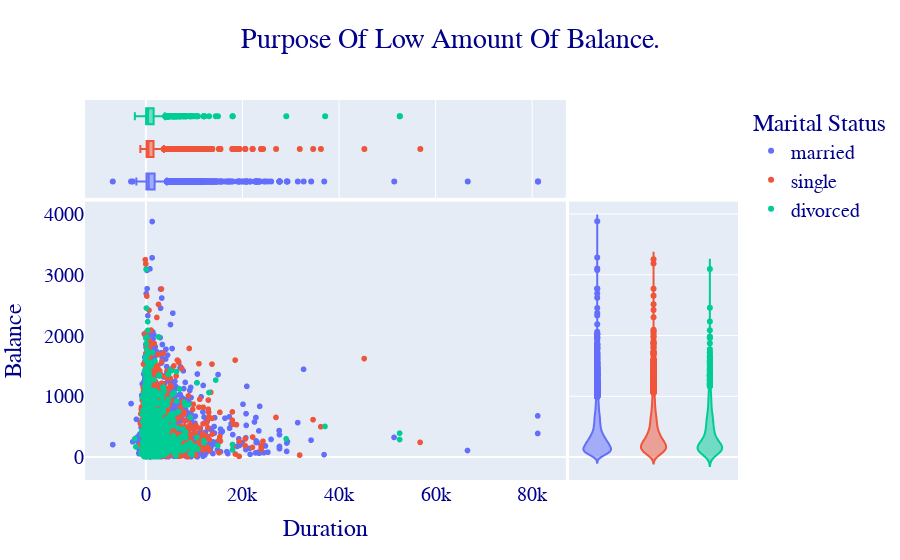

Here is the notebook cell this chart was saved with:
### Code cell
fig = px.scatter(df, x="balance", y="duration", color="marital", 
                 marginal_x="box", marginal_y="violin",
                  title="Click on the legend items!")
fig.update_layout(
    title={
         'text': "Purpose Of Low Amount Of Balance.",
            'y':0.95,
            'x':0.5,
            'xanchor': 'center',
            'yanchor': 'top'},
    xaxis_title="Duration",
    yaxis_title=" Balance",
    legend_title="Marital Status",
    font=dict(
        family="Arial",
        size=20,
        color="DarkBlue"
    )
)
fig.update_layout(xaxis=dict(showgrid=False),
              yaxis=dict(showgrid=False)
)
fig.show()

### Figure 1 — Plotly figure (JSON) as saved in the notebook; plotly's stock layout.template omitted (floating-point values rounded to 4 significant figures; data arrays with more than 128 entries replaced by an {"elided": "..."} marker saying what was removed)
{"data": [{"hovertemplate": "marital=married<br>balance=%{x}<br>duration=%{y}<extra></extra>", "legendgroup": "married", "marker": {"color": "#636efa", "symbol": "circle"}, "mode": "markers", "name": "married", "showlegend": true, "type": "scattergl", "x": {"elided": "6351 int values"}, "xaxis": "x", "y": {"elided": "6351 int values"}, "yaxis": "y"}, {"alignmentgroup": "True", "hovertemplate": "marital=married<br>balance=%{x}<extra></extra>", "legendgroup": "married", "marker": {"color": "#636efa", "symbol": "circle"}, "name": "married", "notched": true, "offsetgroup": "married", "showlegend": false, "type": "box", "x": {"elided": "6351 int values"}, "xaxis": "x3", "yaxis": "y3"}, {"alignmentgroup": "True", "hovertemplate": "marital=married<br>duration=%{y}<extra></extra>", "legendgroup": "married", "marker": {"color": "#636efa", "symbol": "circle"}, "name": "married", "offsetgroup": "married", "scalegroup": "y", "showlegend": false, "type": "violin", "xaxis": "x2", "y": {"elided": "6351 int values"}, "yaxis": "y2"}, {"hovertemplate": "marital=single<br>balance=%{x}<br>duration=%{y}<extra></extra>", "legendgroup": "single", "marker": {"color": "#EF553B", "symbol": "circle"}, "mode": "markers", "name": "single", "showlegend": true, "type": "scattergl", "x": {"elided": "3518 int values"}, "xaxis": "x", "y": {"elided": "3518 int values"}, "yaxis": "y"}, {"alignmentgroup": "True", "hovertemplate": "marital=single<br>balance=%{x}<extra></extra>", "legendgroup": "single", "marker": {"color": "#EF553B", "symbol": "circle"}, "name": "single", "notched": true, "offsetgroup": "single", "showlegend": false, "type": "box", "x": {"elided": "3518 int values"}, "xaxis": "x3", "yaxis": "y3"}, {"alignmentgroup": "True", "hovertemplate": "marital=single<br>duration=%{y}<extra></extra>", "legendgroup": "single", "marker": {"color": "#EF553B", "symbol": "circle"}, "name": "single", "offsetgroup": "single", "scalegroup": "y", "showlegend": false, "type": "violin", "xaxis": "x2", "y": {"elided": "3518 int values"}, "yaxis": "y2"}, {"hovertemplate": "marital=divorced<br>balance=%{x}<br>duration=%{y}<extra></extra>", "legendgroup": "divorced", "marker": {"color": "#00cc96", "symbol": "circle"}, "mode": "markers", "name": "divorced", "showlegend": true, "type": "scattergl", "x": {"elided": "1293 int values"}, "xaxis": "x", "y": {"elided": "1293 int values"}, "yaxis": "y"}, {"alignmentgroup": "True", "hovertemplate": "marital=divorced<br>balance=%{x}<extra></extra>", "legendgroup": "divorced", "marker": {"color": "#00cc96", "symbol": "circle"}, "name": "divorced", "notched": true, "offsetgroup": "divorced", "showlegend": false, "type": "box", "x": {"elided": "1293 int values"}, "xaxis": "x3", "yaxis": "y3"}, {"alignmentgroup": "True", "hovertemplate": "marital=divorced<br>duration=%{y}<extra></extra>", "legendgroup": "divorced", "marker": {"color": "#00cc96", "symbol": "circle"}, "name": "divorced", "offsetgroup": "divorced", "scalegroup": "y", "showlegend": false, "type": "violin", "xaxis": "x2", "y": {"elided": "1293 int values"}, "yaxis": "y2"}], "layout": {"font": {"color": "DarkBlue", "family": "Arial", "size": 20}, "legend": {"title": {"text": "Marital Status"}, "tracegroupgap": 0}, "title": {"text": "Purpose Of Low Amount Of Balance.", "x": 0.5, "xanchor": "center", "y": 0.95, "yanchor": "top"}, "xaxis": {"anchor": "y", "domain": [0, 0.7363], "showgrid": false, "title": {"text": "Duration"}}, "xaxis2": {"anchor": "y2", "domain": [0.7413, 1], "matches": "x2", "showgrid": false, "showline": false, "showticklabels": false, "ticks": ""}, "xaxis3": {"anchor": "y3", "domain": [0, 0.7363], "matches": "x", "showgrid": true, "showticklabels": false}, "xaxis4": {"anchor": "y4", "domain": [0.7413, 1], "matches": "x2", "showgrid": false, "showline": false, "showticklabels": false, "ticks": ""}, "yaxis": {"anchor": "x", "domain": [0, 0.7326], "showgrid": false, "title": {"text": " Balance"}}, "yaxis2": {"anchor": "x2", "domain": [0, 0.7326], "matches": "y", "showgrid": true, "showticklabels": false}, "yaxis3": {"anchor": "x3", "domain": [0.7426, 1], "matches": "y3", "showgrid": false, "showline": false, "showticklabels": false, "ticks": ""}, "yaxis4": {"anchor": "x4", "domain": [0.7426, 1], "matches": "y3", "showgrid": true, "showline": false, "showticklabels": false, "ticks": ""}}}
